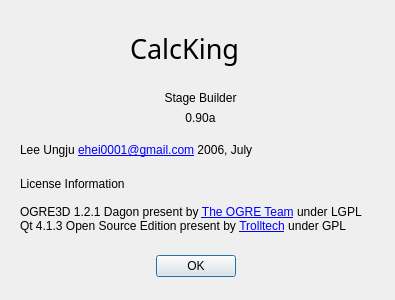
<ui version="4.0" >
 <author></author>
 <comment></comment>
 <exportmacro></exportmacro>
 <class>aboutDialog</class>
 <widget class="QDialog" name="aboutDialog" >
  <property name="geometry" >
   <rect>
    <x>0</x>
    <y>0</y>
    <width>395</width>
    <height>300</height>
   </rect>
  </property>
  <property name="sizePolicy" >
   <sizepolicy>
    <hsizetype>0</hsizetype>
    <vsizetype>0</vsizetype>
    <horstretch>0</horstretch>
    <verstretch>0</verstretch>
   </sizepolicy>
  </property>
  <property name="minimumSize" >
   <size>
    <width>395</width>
    <height>300</height>
   </size>
  </property>
  <property name="maximumSize" >
   <size>
    <width>395</width>
    <height>300</height>
   </size>
  </property>
  <property name="acceptDrops" >
   <bool>false</bool>
  </property>
  <property name="windowTitle" >
   <string>About</string>
  </property>
  <property name="sizeGripEnabled" >
   <bool>false</bool>
  </property>
  <property name="modal" >
   <bool>true</bool>
  </property>
  <widget class="QWidget" name="layoutWidget" >
   <property name="geometry" >
    <rect>
     <x>20</x>
     <y>250</y>
     <width>351</width>
     <height>33</height>
    </rect>
   </property>
   <layout class="QHBoxLayout" >
    <property name="margin" >
     <number>0</number>
    </property>
    <property name="spacing" >
     <number>6</number>
    </property>
    <item>
     <spacer>
      <property name="orientation" >
       <enum>Qt::Horizontal</enum>
      </property>
      <property name="sizeHint" >
       <size>
        <width>131</width>
        <height>31</height>
       </size>
      </property>
     </spacer>
    </item>
    <item>
     <widget class="QPushButton" name="okButton" >
      <property name="text" >
       <string>OK</string>
      </property>
     </widget>
    </item>
    <item>
     <spacer>
      <property name="orientation" >
       <enum>Qt::Horizontal</enum>
      </property>
      <property name="sizeHint" >
       <size>
        <width>40</width>
        <height>20</height>
       </size>
      </property>
     </spacer>
    </item>
   </layout>
  </widget>
  <widget class="QLabel" name="label_2" >
   <property name="geometry" >
    <rect>
     <x>140</x>
     <y>90</y>
     <width>121</width>
     <height>16</height>
    </rect>
   </property>
   <property name="text" >
    <string>Stage Builder</string>
   </property>
   <property name="alignment" >
    <set>Qt::AlignCenter</set>
   </property>
  </widget>
  <widget class="QLabel" name="label" >
   <property name="geometry" >
    <rect>
     <x>130</x>
     <y>20</y>
     <width>151</width>
     <height>47</height>
    </rect>
   </property>
   <property name="font" >
    <font>
     <family>Arial Black</family>
     <pointsize>20</pointsize>
     <weight>50</weight>
     <italic>false</italic>
     <bold>false</bold>
     <underline>false</underline>
     <strikeout>false</strikeout>
    </font>
   </property>
   <property name="text" >
    <string>CalcKing</string>
   </property>
   <property name="textFormat" >
    <enum>Qt::RichText</enum>
   </property>
   <property name="alignment" >
    <set>Qt::AlignBottom|Qt::AlignLeading|Qt::AlignLeft</set>
   </property>
  </widget>
  <widget class="QLabel" name="label_4" >
   <property name="geometry" >
    <rect>
     <x>20</x>
     <y>140</y>
     <width>341</width>
     <height>21</height>
    </rect>
   </property>
   <property name="text" >
    <string>Lee Ungju &lt;a href=#>ehei0001@gmail.com&lt;/a> 2006, July</string>
   </property>
  </widget>
  <widget class="QLabel" name="label_3" >
   <property name="geometry" >
    <rect>
     <x>160</x>
     <y>110</y>
     <width>81</width>
     <height>16</height>
    </rect>
   </property>
   <property name="text" >
    <string>0.90a</string>
   </property>
   <property name="alignment" >
    <set>Qt::AlignCenter</set>
   </property>
  </widget>
  <widget class="QLabel" name="label_5" >
   <property name="geometry" >
    <rect>
     <x>20</x>
     <y>170</y>
     <width>362</width>
     <height>71</height>
    </rect>
   </property>
   <property name="text" >
    <string>License Information&lt;br>&lt;br>OGRE3D 1.2.1 Dagon present by &lt;a href=http://www.ogre3d.org target=_blank>The OGRE Team&lt;/a> under LGPL&lt;br>Qt 4.1.3 Open Source Edition present by &lt;a href=http://www.trolltech.com>Trolltech&lt;/a> under GPL</string>
   </property>
  </widget>
 </widget>
 <pixmapfunction></pixmapfunction>
 <resources/>
 <connections>
  <connection>
   <sender>okButton</sender>
   <signal>clicked()</signal>
   <receiver>aboutDialog</receiver>
   <slot>accept()</slot>
   <hints>
    <hint type="sourcelabel" >
     <x>278</x>
     <y>253</y>
    </hint>
    <hint type="destinationlabel" >
     <x>96</x>
     <y>254</y>
    </hint>
   </hints>
  </connection>
 </connections>
</ui>
